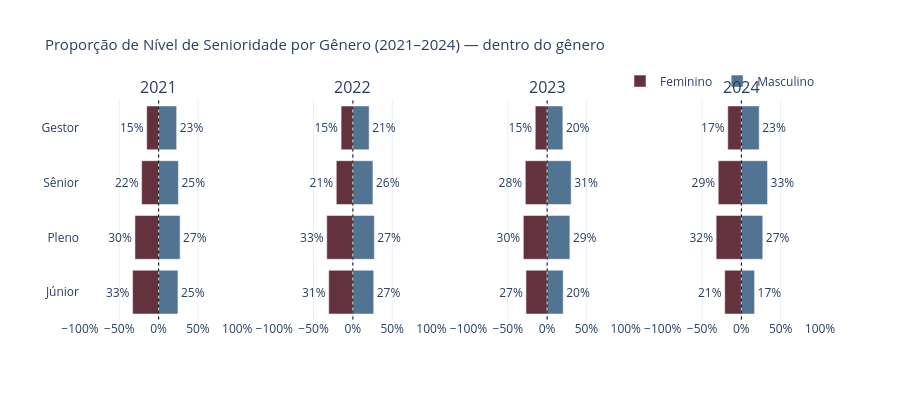

Notebook code for this chart:
### Markdown cell above
### G3 — Pirâmide de Senioridade por Gênero e Ano

Proporção calculada **dentro do gênero**: de todas as mulheres, quantas % estão em cada nível?  
Feminino espelhado à esquerda, Masculino à direita — a linha central em 0 facilita a comparação.

### Code cell
fig = make_subplots(rows=1, cols=4, subplot_titles=ANOS, shared_yaxes=True)

for i, ano in enumerate(ANOS, 1):
    df_ano = df[df['ano_pesquisa'] == ano].dropna(subset=['nivel'])
    prop = prop_dentro_genero(df_ano, 'nivel').reindex(NIVEL_SENIORIDADE_ORDEM)

    for genero in ['Feminino', 'Masculino']:
        vals   = prop[genero] if genero in prop.columns else pd.Series([0] * len(prop))
        x_vals = -vals if genero == 'Feminino' else vals
        fig.add_trace(go.Bar(
            y=prop.index.tolist(), x=x_vals, name=genero,
            orientation='h', marker_color=CORES_GENERO[genero],
            text=[f'{int(round(v))}%' for v in vals], textposition='outside',
        ), row=1, col=i)

    fig.add_shape(
        type='line', x0=0, x1=0, y0=-0.5, y1=len(NIVEL_SENIORIDADE_ORDEM) - 0.5,
        line=dict(color='black', width=1, dash='dot'), row=1, col=i
    )
    fig.update_xaxes(ticksuffix='%', range=[-100, 100], row=1, col=i)

fig = legenda_unica(fig)
fig = layout_padrao(
    fig, 'Proporção de Nível de Senioridade por Gênero (2021–2024) — dentro do gênero',
    height=400, barmode='relative'
)
fig.show()

### Figure 1 — Plotly figure (JSON) as saved in the notebook; plotly's stock layout.template omitted (floating-point values rounded to 4 significant figures)
{"data": [{"marker": {"color": "#64313E"}, "name": "Feminino", "orientation": "h", "showlegend": true, "text": ["33%", "30%", "22%", "15%"], "textposition": "outside", "type": "bar", "x": [-33.1, -30.11, -21.61, -15.17], "xaxis": "x", "y": ["Júnior", "Pleno", "Sênior", "Gestor"], "yaxis": "y"}, {"marker": {"color": "#517493"}, "name": "Masculino", "orientation": "h", "showlegend": true, "text": ["25%", "27%", "25%", "23%"], "textposition": "outside", "type": "bar", "x": [24.6, 27.31, 25.17, 22.93], "xaxis": "x", "y": ["Júnior", "Pleno", "Sênior", "Gestor"], "yaxis": "y"}, {"marker": {"color": "#64313E"}, "name": "Feminino", "orientation": "h", "showlegend": false, "text": ["31%", "33%", "21%", "15%"], "textposition": "outside", "type": "bar", "x": [-30.73, -33.22, -21.09, -14.97], "xaxis": "x2", "y": ["Júnior", "Pleno", "Sênior", "Gestor"], "yaxis": "y2"}, {"marker": {"color": "#517493"}, "name": "Masculino", "orientation": "h", "showlegend": false, "text": ["27%", "27%", "26%", "21%"], "textposition": "outside", "type": "bar", "x": [26.52, 27.31, 25.51, 20.67], "xaxis": "x2", "y": ["Júnior", "Pleno", "Sênior", "Gestor"], "yaxis": "y2"}, {"marker": {"color": "#64313E"}, "name": "Feminino", "orientation": "h", "showlegend": false, "text": ["27%", "30%", "28%", "15%"], "textposition": "outside", "type": "bar", "x": [-26.92, -30.26, -27.73, -15.09], "xaxis": "x3", "y": ["Júnior", "Pleno", "Sênior", "Gestor"], "yaxis": "y3"}, {"marker": {"color": "#517493"}, "name": "Masculino", "orientation": "h", "showlegend": false, "text": ["20%", "29%", "31%", "20%"], "textposition": "outside", "type": "bar", "x": [20.46, 28.93, 30.59, 20.02], "xaxis": "x3", "y": ["Júnior", "Pleno", "Sênior", "Gestor"], "yaxis": "y3"}, {"marker": {"color": "#64313E"}, "name": "Feminino", "orientation": "h", "showlegend": false, "text": ["21%", "32%", "29%", "17%"], "textposition": "outside", "type": "bar", "x": [-21.18, -32.07, -29.44, -17.31], "xaxis": "x4", "y": ["Júnior", "Pleno", "Sênior", "Gestor"], "yaxis": "y4"}, {"marker": {"color": "#517493"}, "name": "Masculino", "orientation": "h", "showlegend": false, "text": ["17%", "27%", "33%", "23%"], "textposition": "outside", "type": "bar", "x": [16.81, 27.22, 33.3, 22.67], "xaxis": "x4", "y": ["Júnior", "Pleno", "Sênior", "Gestor"], "yaxis": "y4"}], "layout": {"annotations": [{"font": {"size": 16}, "showarrow": false, "text": "2021", "x": 0.1062, "xanchor": "center", "xref": "paper", "y": 1, "yanchor": "bottom", "yref": "paper"}, {"font": {"size": 16}, "showarrow": false, "text": "2022", "x": 0.3688, "xanchor": "center", "xref": "paper", "y": 1, "yanchor": "bottom", "yref": "paper"}, {"font": {"size": 16}, "showarrow": false, "text": "2023", "x": 0.6313, "xanchor": "center", "xref": "paper", "y": 1, "yanchor": "bottom", "yref": "paper"}, {"font": {"size": 16}, "showarrow": false, "text": "2024", "x": 0.8938, "xanchor": "center", "xref": "paper", "y": 1, "yanchor": "bottom", "yref": "paper"}], "barmode": "relative", "height": 400, "legend": {"orientation": "h", "x": 1, "xanchor": "right", "y": 1.02, "yanchor": "bottom"}, "shapes": [{"line": {"color": "black", "dash": "dot", "width": 1}, "type": "line", "x0": 0, "x1": 0, "xref": "x", "y0": -0.5, "y1": 3.5, "yref": "y"}, {"line": {"color": "black", "dash": "dot", "width": 1}, "type": "line", "x0": 0, "x1": 0, "xref": "x2", "y0": -0.5, "y1": 3.5, "yref": "y2"}, {"line": {"color": "black", "dash": "dot", "width": 1}, "type": "line", "x0": 0, "x1": 0, "xref": "x3", "y0": -0.5, "y1": 3.5, "yref": "y3"}, {"line": {"color": "black", "dash": "dot", "width": 1}, "type": "line", "x0": 0, "x1": 0, "xref": "x4", "y0": -0.5, "y1": 3.5, "yref": "y4"}], "title": {"font": {"size": 15}, "text": "Proporção de Nível de Senioridade por Gênero (2021–2024) — dentro do gênero"}, "xaxis": {"anchor": "y", "domain": [0, 0.2125], "range": [-100, 100], "ticksuffix": "%"}, "xaxis2": {"anchor": "y2", "domain": [0.2625, 0.475], "range": [-100, 100], "ticksuffix": "%"}, "xaxis3": {"anchor": "y3", "domain": [0.525, 0.7375], "range": [-100, 100], "ticksuffix": "%"}, "xaxis4": {"anchor": "y4", "domain": [0.7875, 1], "range": [-100, 100], "ticksuffix": "%"}, "yaxis": {"anchor": "x", "domain": [0, 1]}, "yaxis2": {"anchor": "x2", "domain": [0, 1], "matches": "y", "showticklabels": false}, "yaxis3": {"anchor": "x3", "domain": [0, 1], "matches": "y", "showticklabels": false}, "yaxis4": {"anchor": "x4", "domain": [0, 1], "matches": "y", "showticklabels": false}}}
